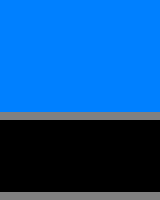

The image is a tile-based game level rendered from a .tmx file. Its description and complete source (layers, tilesets, objects, tile grids) follow:
An orthogonal 40x50 tile map with 4x4 px tiles, 1 tile layer (Capa de Patrones 1).

<map version="1.0" orientation="orthogonal" renderorder="right-down" width="40" height="50" tilewidth="4" tileheight="4" nextobjectid="1">
 <tileset firstgid="1" name="tiles_bg" tilewidth="4" tileheight="4" tilecount="3">
  <image source="tiles_bg.png" width="12" height="4" />
 </tileset>
 <layer name="Capa de Patrones 1" width="40" height="50">
  <data encoding="csv">
2,2,2,2,2,2,2,2,2,2,2,2,2,2,2,2,2,2,2,2,2,2,2,2,2,2,2,2,2,2,2,2,2,2,2,2,2,2,2,2,
2,2,2,2,2,2,2,2,2,2,2,2,2,2,2,2,2,2,2,2,2,2,2,2,2,2,2,2,2,2,2,2,2,2,2,2,2,2,2,2,
2,2,2,2,2,2,2,2,2,2,2,2,2,2,2,2,2,2,2,2,2,2,2,2,2,2,2,2,2,2,2,2,2,2,2,2,2,2,2,2,
2,2,2,2,2,2,2,2,2,2,2,2,2,2,2,2,2,2,2,2,2,2,2,2,2,2,2,2,2,2,2,2,2,2,2,2,2,2,2,2,
2,2,2,2,2,2,2,2,2,2,2,2,2,2,2,2,2,2,2,2,2,2,2,2,2,2,2,2,2,2,2,2,2,2,2,2,2,2,2,2,
2,2,2,2,2,2,2,2,2,2,2,2,2,2,2,2,2,2,2,2,2,2,2,2,2,2,2,2,2,2,2,2,2,2,2,2,2,2,2,2,
2,2,2,2,2,2,2,2,2,2,2,2,2,2,2,2,2,2,2,2,2,2,2,2,2,2,2,2,2,2,2,2,2,2,2,2,2,2,2,2,
2,2,2,2,2,2,2,2,2,2,2,2,2,2,2,2,2,2,2,2,2,2,2,2,2,2,2,2,2,2,2,2,2,2,2,2,2,2,2,2,
2,2,2,2,2,2,2,2,2,2,2,2,2,2,2,2,2,2,2,2,2,2,2,2,2,2,2,2,2,2,2,2,2,2,2,2,2,2,2,2,
2,2,2,2,2,2,2,2,2,2,2,2,2,2,2,2,2,2,2,2,2,2,2,2,2,2,2,2,2,2,2,2,2,2,2,2,2,2,2,2,
2,2,2,2,2,2,2,2,2,2,2,2,2,2,2,2,2,2,2,2,2,2,2,2,2,2,2,2,2,2,2,2,2,2,2,2,2,2,2,2,
2,2,2,2,2,2,2,2,2,2,2,2,2,2,2,2,2,2,2,2,2,2,2,2,2,2,2,2,2,2,2,2,2,2,2,2,2,2,2,2,
2,2,2,2,2,2,2,2,2,2,2,2,2,2,2,2,2,2,2,2,2,2,2,2,2,2,2,2,2,2,2,2,2,2,2,2,2,2,2,2,
2,2,2,2,2,2,2,2,2,2,2,2,2,2,2,2,2,2,2,2,2,2,2,2,2,2,2,2,2,2,2,2,2,2,2,2,2,2,2,2,
2,2,2,2,2,2,2,2,2,2,2,2,2,2,2,2,2,2,2,2,2,2,2,2,2,2,2,2,2,2,2,2,2,2,2,2,2,2,2,2,
2,2,2,2,2,2,2,2,2,2,2,2,2,2,2,2,2,2,2,2,2,2,2,2,2,2,2,2,2,2,2,2,2,2,2,2,2,2,2,2,
2,2,2,2,2,2,2,2,2,2,2,2,2,2,2,2,2,2,2,2,2,2,2,2,2,2,2,2,2,2,2,2,2,2,2,2,2,2,2,2,
2,2,2,2,2,2,2,2,2,2,2,2,2,2,2,2,2,2,2,2,2,2,2,2,2,2,2,2,2,2,2,2,2,2,2,2,2,2,2,2,
2,2,2,2,2,2,2,2,2,2,2,2,2,2,2,2,2,2,2,2,2,2,2,2,2,2,2,2,2,2,2,2,2,2,2,2,2,2,2,2,
2,2,2,2,2,2,2,2,2,2,2,2,2,2,2,2,2,2,2,2,2,2,2,2,2,2,2,2,2,2,2,2,2,2,2,2,2,2,2,2,
2,2,2,2,2,2,2,2,2,2,2,2,2,2,2,2,2,2,2,2,2,2,2,2,2,2,2,2,2,2,2,2,2,2,2,2,2,2,2,2,
2,2,2,2,2,2,2,2,2,2,2,2,2,2,2,2,2,2,2,2,2,2,2,2,2,2,2,2,2,2,2,2,2,2,2,2,2,2,2,2,
2,2,2,2,2,2,2,2,2,2,2,2,2,2,2,2,2,2,2,2,2,2,2,2,2,2,2,2,2,2,2,2,2,2,2,2,2,2,2,2,
2,2,2,2,2,2,2,2,2,2,2,2,2,2,2,2,2,2,2,2,2,2,2,2,2,2,2,2,2,2,2,2,2,2,2,2,2,2,2,2,
2,2,2,2,2,2,2,2,2,2,2,2,2,2,2,2,2,2,2,2,2,2,2,2,2,2,2,2,2,2,2,2,2,2,2,2,2,2,2,2,
2,2,2,2,2,2,2,2,2,2,2,2,2,2,2,2,2,2,2,2,2,2,2,2,2,2,2,2,2,2,2,2,2,2,2,2,2,2,2,2,
2,2,2,2,2,2,2,2,2,2,2,2,2,2,2,2,2,2,2,2,2,2,2,2,2,2,2,2,2,2,2,2,2,2,2,2,2,2,2,2,
2,2,2,2,2,2,2,2,2,2,2,2,2,2,2,2,2,2,2,2,2,2,2,2,2,2,2,2,2,2,2,2,2,2,2,2,2,2,2,2,
3,3,3,3,3,3,3,3,3,3,3,3,3,3,3,3,3,3,3,3,3,3,3,3,3,3,3,3,3,3,3,3,3,3,3,3,3,3,3,3,
3,3,3,3,3,3,3,3,3,3,3,3,3,3,3,3,3,3,3,3,3,3,3,3,3,3,3,3,3,3,3,3,3,3,3,3,3,3,3,3,
1,1,1,1,1,1,1,1,1,1,1,1,1,1,1,1,1,1,1,1,1,1,1,1,1,1,1,1,1,1,1,1,1,1,1,1,1,1,1,1,
1,1,1,1,1,1,1,1,1,1,1,1,1,1,1,1,1,1,1,1,1,1,1,1,1,1,1,1,1,1,1,1,1,1,1,1,1,1,1,1,
1,1,1,1,1,1,1,1,1,1,1,1,1,1,1,1,1,1,1,1,1,1,1,1,1,1,1,1,1,1,1,1,1,1,1,1,1,1,1,1,
1,1,1,1,1,1,1,1,1,1,1,1,1,1,1,1,1,1,1,1,1,1,1,1,1,1,1,1,1,1,1,1,1,1,1,1,1,1,1,1,
1,1,1,1,1,1,1,1,1,1,1,1,1,1,1,1,1,1,1,1,1,1,1,1,1,1,1,1,1,1,1,1,1,1,1,1,1,1,1,1,
1,1,1,1,1,1,1,1,1,1,1,1,1,1,1,1,1,1,1,1,1,1,1,1,1,1,1,1,1,1,1,1,1,1,1,1,1,1,1,1,
1,1,1,1,1,1,1,1,1,1,1,1,1,1,1,1,1,1,1,1,1,1,1,1,1,1,1,1,1,1,1,1,1,1,1,1,1,1,1,1,
1,1,1,1,1,1,1,1,1,1,1,1,1,1,1,1,1,1,1,1,1,1,1,1,1,1,1,1,1,1,1,1,1,1,1,1,1,1,1,1,
1,1,1,1,1,1,1,1,1,1,1,1,1,1,1,1,1,1,1,1,1,1,1,1,1,1,1,1,1,1,1,1,1,1,1,1,1,1,1,1,
1,1,1,1,1,1,1,1,1,1,1,1,1,1,1,1,1,1,1,1,1,1,1,1,1,1,1,1,1,1,1,1,1,1,1,1,1,1,1,1,
1,1,1,1,1,1,1,1,1,1,1,1,1,1,1,1,1,1,1,1,1,1,1,1,1,1,1,1,1,1,1,1,1,1,1,1,1,1,1,1,
1,1,1,1,1,1,1,1,1,1,1,1,1,1,1,1,1,1,1,1,1,1,1,1,1,1,1,1,1,1,1,1,1,1,1,1,1,1,1,1,
1,1,1,1,1,1,1,1,1,1,1,1,1,1,1,1,1,1,1,1,1,1,1,1,1,1,1,1,1,1,1,1,1,1,1,1,1,1,1,1,
1,1,1,1,1,1,1,1,1,1,1,1,1,1,1,1,1,1,1,1,1,1,1,1,1,1,1,1,1,1,1,1,1,1,1,1,1,1,1,1,
1,1,1,1,1,1,1,1,1,1,1,1,1,1,1,1,1,1,1,1,1,1,1,1,1,1,1,1,1,1,1,1,1,1,1,1,1,1,1,1,
1,1,1,1,1,1,1,1,1,1,1,1,1,1,1,1,1,1,1,1,1,1,1,1,1,1,1,1,1,1,1,1,1,1,1,1,1,1,1,1,
1,1,1,1,1,1,1,1,1,1,1,1,1,1,1,1,1,1,1,1,1,1,1,1,1,1,1,1,1,1,1,1,1,1,1,1,1,1,1,1,
1,1,1,1,1,1,1,1,1,1,1,1,1,1,1,1,1,1,1,1,1,1,1,1,1,1,1,1,1,1,1,1,1,1,1,1,1,1,1,1,
3,3,3,3,3,3,3,3,3,3,3,3,3,3,3,3,3,3,3,3,3,3,3,3,3,3,3,3,3,3,3,3,3,3,3,3,3,3,3,3,
3,3,3,3,3,3,3,3,3,3,3,3,3,3,3,3,3,3,3,3,3,3,3,3,3,3,3,3,3,3,3,3,3,3,3,3,3,3,3,3
</data>
 </layer>
</map>
